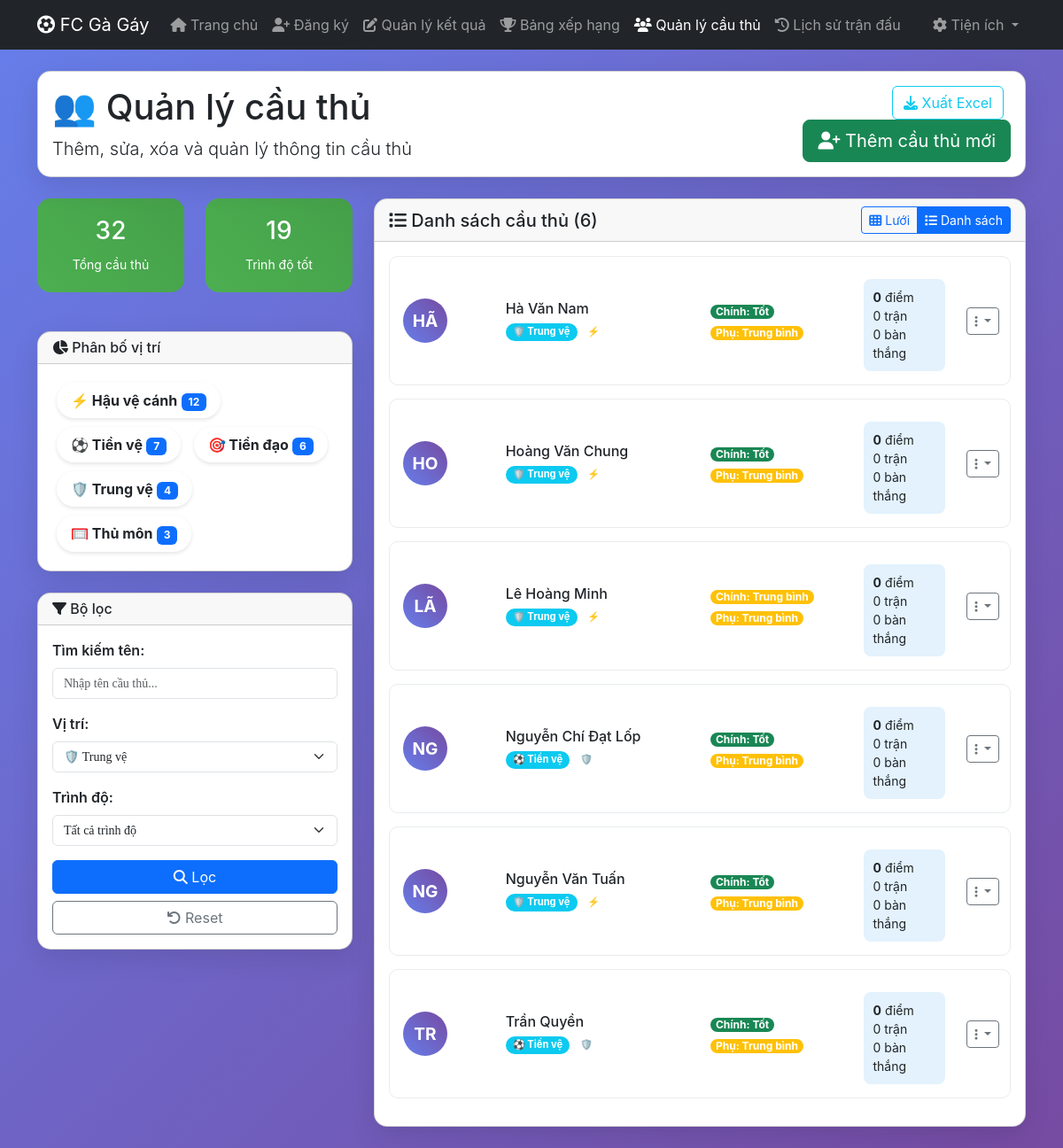
The page /players.php?position=Trung vệ on the database its author committed.
### tables this page shows
CREATE TABLE players (
    id INT AUTO_INCREMENT PRIMARY KEY,
    name VARCHAR(100) NOT NULL,
    main_position ENUM('Thủ môn', 'Trung vệ', 'Hậu vệ cánh', 'Tiền vệ', 'Tiền đạo') NOT NULL,
    secondary_position ENUM('Thủ môn', 'Trung vệ', 'Hậu vệ cánh', 'Tiền vệ', 'Tiền đạo'),
    main_skill ENUM('Tốt', 'Trung bình', 'Yếu') NOT NULL,
    secondary_skill ENUM('Tốt', 'Trung bình', 'Yếu'),
    total_points INT DEFAULT 0,
    total_matches INT DEFAULT 0,
    total_wins INT DEFAULT 0,
    total_goals INT DEFAULT 0,
    total_assists INT DEFAULT 0,
    created_at TIMESTAMP DEFAULT CURRENT_TIMESTAMP,
    updated_at TIMESTAMP DEFAULT CURRENT_TIMESTAMP ON UPDATE CURRENT_TIMESTAMP
);

### config.php (called while the page is built, shortened)
<?php
function formatPosition($position) {
    $positions = [
        'Thủ môn' => '🥅',
        'Trung vệ' => '🛡️',
        'Hậu vệ cánh' => '⚡',
        'Tiền vệ' => '⚽',
        'Tiền đạo' => '🎯'
    ];
    return ($positions[$position] ?? '') . ' ' . $position;
}
function formatSkill($skill) {
    $colors = [
        'Tốt' => 'success',
        'Trung bình' => 'warning',
        'Yếu' => 'secondary'
    ];
    return [
        'text' => $skill,
        'color' => $colors[$skill] ?? 'secondary'
    ];
}
?>

### players.php (the view, shortened to what this page needs)
<?php
require_once 'config.php';
$pdo = DB::getInstance();
$positionFilter = $_GET['position'] ?? '';
$search = $_GET['search'] ?? '';
$whereConditions = [];
$params = [];
if (!empty($positionFilter)) {
    $whereConditions[] = "(main_position = ? OR secondary_position = ?)";
    $params[] = $positionFilter;
    $params[] = $positionFilter;
}
$whereClause = empty($whereConditions) ? '' : 'WHERE ' . implode(' AND ', $whereConditions);
$stmt = $pdo->prepare("
    SELECT * FROM players
    $whereClause
    ORDER BY name ASC
");
$stmt->execute($params);
$players = $stmt->fetchAll();
$stmt = $pdo->query("
    SELECT
        COUNT(*) as total_players,
        COUNT(CASE WHEN main_skill = 'Tốt' THEN 1 END) as good_players,
        COUNT(CASE WHEN main_skill = 'Trung bình' THEN 1 END) as average_players,
        COUNT(CASE WHEN main_skill = 'Yếu' THEN 1 END) as weak_players
    FROM players
");
$stats = $stmt->fetch();
$stmt = $pdo->query("
    SELECT main_position, COUNT(*) as count
    FROM players
    GROUP BY main_position
    ORDER BY count DESC
");
$positionStats = $stmt->fetchAll();
?>
<!DOCTYPE html>
<html lang="vi">
<head>
    <link href="https://cdn.jsdelivr.net/npm/bootstrap@5.3.0/dist/css/bootstrap.min.css" rel="stylesheet">
    <link href="https://cdnjs.cloudflare.com/ajax/libs/font-awesome/6.4.0/css/all.min.css" rel="stylesheet">
</head>
<body class="gradient-bg">
    <nav class="navbar navbar-expand-lg navbar-dark bg-dark">
        <div class="container">
            <a class="navbar-brand" href="index.php">
                <i class="fas fa-futbol"></i> FC Gà Gáy
            </a>
            <div class="collapse navbar-collapse" id="navbarNav">
                <ul class="navbar-nav me-auto">
                    <li class="nav-item">
                        <a class="nav-link" href="index.php">
                            <i class="fas fa-home"></i> Trang chủ
                        </a>
                    </li>
                    <li class="nav-item">
                        <a class="nav-link" href="register.php">
                            <i class="fas fa-user-plus"></i> Đăng ký
                        </a>
                    </li>
                    <li class="nav-item">
                        <a class="nav-link" href="match_result.php">
                            <i class="fas fa-edit"></i> Quản lý kết quả
                        </a>
                    </li>
                    <li class="nav-item">
                        <a class="nav-link" href="leaderboard.php">
                            <i class="fas fa-trophy"></i> Bảng xếp hạng
                        </a>
                    </li>
                    <li class="nav-item">
                        <a class="nav-link active" href="players.php">
                            <i class="fas fa-users"></i> Quản lý cầu thủ
                        </a>
                    </li>
                    <li class="nav-item">
                        <a class="nav-link" href="history.php">
                            <i class="fas fa-history"></i> Lịch sử trận đấu
                        </a>
                    </li>
                </ul>
                <ul class="navbar-nav">
                    <li class="nav-item dropdown">
                        <a class="nav-link dropdown-toggle" href="#" role="button" data-bs-toggle="dropdown">
                            <i class="fas fa-cog"></i> Tiện ích
                        </a>
                    </li>
                </ul>
            </div>
        </div>
    </nav>
    <div class="container py-4">
        <div class="card card-custom mb-4">
            <div class="card-body">
                <div class="row align-items-center">
                    <div class="col-md-8">
                        <h1 class="mb-2">👥 Quản lý cầu thủ</h1>
                        <p class="lead mb-0">Thêm, sửa, xóa và quản lý thông tin cầu thủ</p>
                    </div>
                    <div class="col-md-4 text-end">
                        <button type="button" class="btn btn-success btn-lg" data-bs-toggle="modal" data-bs-target="#addPlayerModal">
                            <i class="fas fa-user-plus"></i> Thêm cầu thủ mới
                        </button>
                    </div>
                </div>
            </div>
        </div>
        <div class="row">
            <div class="col-lg-4">
                <div class="row mb-4">
                    <div class="col-6">
                        <div class="stats-card">
                            <h3><?= $stats['total_players'] ?></h3>
                            <small>Tổng cầu thủ</small>
                        </div>
                    </div>
                    <div class="col-6">
                        <div class="stats-card">
                            <h3><?= $stats['good_players'] ?></h3>
                            <small>Trình độ tốt</small>
                        </div>
                    </div>
                </div>
                <div class="card card-custom mb-4">
                    <div class="card-header">
                        <h6 class="mb-0">
                            <i class="fas fa-chart-pie"></i> Phân bố vị trí
                        </h6>
                    </div>
                    <div class="card-body">
                        <?php foreach ($positionStats as $stat): ?>
                            <div class="position-stat">
                                <strong><?= formatPosition($stat['main_position']) ?></strong>
                                <span class="badge bg-primary"><?= $stat['count'] ?></span>
                            </div>
                        <?php endforeach; ?>
                    </div>
                </div>
                <div class="card card-custom">
                    <div class="card-header">
                        <h6 class="mb-0">
                            <i class="fas fa-filter"></i> Bộ lọc
                        </h6>
                    </div>
                    <div class="card-body">
                        <form method="GET" action="players.php">
                            <div class="mb-3">
                                <label class="form-label">Tìm kiếm tên:</label>
                                <input type="text" class="form-control" name="search" value="<?= htmlspecialchars($search) ?>" placeholder="Nhập tên cầu thủ...">
                            </div>
                            <div class="mb-3">
                                <label class="form-label">Vị trí:</label>
                                <select class="form-select" name="position">
                                    <option value="Trung vệ" <?= $positionFilter === 'Trung vệ' ? 'selected' : '' ?>>🛡️ Trung vệ</option>
                                </select>
                            </div>
                            <div class="mb-3">
                                <label class="form-label">Trình độ:</label>
                                <select class="form-select" name="skill">
                                    <option value="">Tất cả trình độ</option>
                                </select>
                            </div>
                            <div class="d-grid gap-2">
                                <button type="submit" class="btn btn-primary">
                                    <i class="fas fa-search"></i> Lọc
                                </button>
                                <a href="players.php" class="btn btn-outline-secondary">
                                    <i class="fas fa-undo"></i> Reset
                                </a>
                            </div>
                        </form>
                    </div>
                </div>
            </div>
            <div class="col-lg-8">
                <div class="card card-custom">
                    <div class="card-header d-flex justify-content-between align-items-center">
                        <h5 class="mb-0">
                            <i class="fas fa-list"></i> Danh sách cầu thủ (<?= count($players) ?>)
                        </h5>
                        <div class="btn-group">
                            <button class="btn btn-sm btn-outline-primary" onclick="toggleView('grid')" id="gridViewBtn">
                                <i class="fas fa-th"></i> Lưới
                            </button>
                            <button class="btn btn-sm btn-outline-primary active" onclick="toggleView('list')" id="listViewBtn">
                                <i class="fas fa-list"></i> Danh sách
                            </button>
                        </div>
                    </div>
                    <div class="card-body">
                        <?php if (empty($players)): ?>
                            <div class="text-center py-5">
                                <i class="fas fa-users fa-3x text-muted mb-3"></i>
                                <h5 class="text-muted">Không tìm thấy cầu thủ nào</h5>
                                <p class="text-muted">Thử thay đổi bộ lọc hoặc thêm cầu thủ mới</p>
                            </div>
                        <?php else: ?>
                            <div id="playersList">
                                <?php foreach ($players as $player): ?>
                                    <div class="player-card">
                                        <div class="row align-items-center">
                                            <div class="col-md-2">
                                                <div class="player-avatar">
                                                    <?= strtoupper(substr($player['name'], 0, 2)) ?>
                                                </div>
                                            </div>
                                            <div class="col-md-4">
                                                <h6 class="mb-1"><?= htmlspecialchars($player['name']) ?></h6>
                                                <div class="small text-muted">
                                                    <span class="badge bg-info position-badge">
                                                        <?= formatPosition($player['main_position']) ?>
                                                    </span>
                                                    <?php if ($player['secondary_position']): ?>
                                                        <span class="badge bg-outline-info position-badge">
                                                            <?= formatPosition($player['secondary_position']) ?>
                                                        </span>
                                                    <?php endif; ?>
                                                </div>
                                            </div>
                                            <div class="col-md-3">
                                                <?php $skill = formatSkill($player['main_skill']); ?>
                                                <span class="badge bg-<?= $skill['color'] ?> skill-badge">
                                                    Chính: <?= $skill['text'] ?>
                                                </span>
                                                <?php if ($player['secondary_skill']): ?>
                                                    <?php $secSkill = formatSkill($player['secondary_skill']); ?>
                                                    <br><span class="badge bg-<?= $secSkill['color'] ?> skill-badge mt-1">
                                                        Phụ: <?= $secSkill['text'] ?>
                                                    </span>
                                                <?php endif; ?>
                                            </div>
                                            <div class="col-md-2">
                                                <div class="player-stats small">
                                                    <div><strong><?= $player['total_points'] ?></strong> điểm</div>
                                                    <div><?= $player['total_matches'] ?> trận</div>
                                                    <div><?= $player['total_goals'] ?> bàn thắng</div>
                                                </div>
                                            </div>
                                            <div class="col-md-1">
                                                <div class="dropdown">
                                                    <button class="btn btn-sm btn-outline-secondary dropdown-toggle" data-bs-toggle="dropdown">
                                                        <i class="fas fa-ellipsis-v"></i>
                                                    </button>
                                                </div>
                                            </div>
                                        </div>
                                    </div>
                                <?php endforeach; ?>
                            </div>
                        <?php endif; ?>
                    </div>
                </div>
            </div>
        </div>
    </div>
</body>
</html>

### players.php (style rules this page uses)
* { font-family: -apple-system, BlinkMacSystemFont, "Segoe UI", Roboto, "Helvetica Neue", Arial, "Noto Sans", sans-serif, "Apple Color Emoji", "Segoe UI Emoji", "Segoe UI Symbol", "Noto Color Emoji"; }
input, select, textarea { font-family: 'Times New Roman', Times, serif; !important; font-size: 14px !important; line-height: 1.5 !important; text-transform: none; }
.form-control, .form-select { font-family: 'Times New Roman', Times, serif; !important; -webkit-font-smoothing: antialiased; -moz-osx-font-smoothing: grayscale; text-transform: none; }
.gradient-bg { background: linear-gradient(135deg, #667eea 0%, #764ba2 100%); min-height: 100vh; }
.card-custom { border-radius: 15px; box-shadow: 0 10px 30px rgba(0,0,0,0.1); }
.player-card { border: 1px solid #e9ecef; border-radius: 10px; padding: 15px; margin-bottom: 15px; background: white; transition: all 0.3s ease; }
.position-badge { font-size: 0.8em; padding: 4px 8px; border-radius: 12px; }
.skill-badge { font-size: 0.75em; padding: 2px 6px; border-radius: 8px; }
.stats-card { background: linear-gradient(45deg, #4CAF50, #45a049); color: white; border-radius: 15px; padding: 20px; text-align: center; margin-bottom: 20px; }
.player-avatar { width: 50px; height: 50px; border-radius: 50%; background: linear-gradient(45deg, #667eea, #764ba2); display: flex; align-items: center; justify-content: center; color: white; font-weight: bold; font-size: 1.2em; }
.form-label { font-weight: 600; }
.player-stats { background: #e3f2fd; border-radius: 8px; padding: 10px; margin-top: 10px; }
.position-stat { display: inline-block; background: white; border-radius: 20px; padding: 8px 16px; margin: 5px; box-shadow: 0 2px 4px rgba(0,0,0,0.1); }

### rows shown on the page
players: name "HÃ", name "Hà Văn Nam", main_position "🛡️ Trung vệ", secondary_position "⚡ Hậu vệ cánh", main_skill "Tốt", secondary_skill "Trung bình", total_points "0", total_matches "0", total_goals "0"
players: name "HO", name "Hoàng Văn Chung", main_position "🛡️ Trung vệ", secondary_position "⚡ Hậu vệ cánh", main_skill "Tốt", secondary_skill "Trung bình", total_points "0", total_matches "0", total_goals "0"
players: name "LÃ", name "Lê Hoàng Minh", main_position "🛡️ Trung vệ", secondary_position "⚡ Hậu vệ cánh", main_skill "Trung bình", secondary_skill "Trung bình", total_points "0", total_matches "0", total_goals "0"
players: name "NG", name "Nguyễn Chí Đạt Lốp", main_position "⚽ Tiền vệ", secondary_position "🛡️ Trung vệ", main_skill "Tốt", secondary_skill "Trung bình", total_points "0", total_matches "0", total_goals "0"
players: name "NG", name "Nguyễn Văn Tuấn", main_position "🛡️ Trung vệ", secondary_position "⚡ Hậu vệ cánh", main_skill "Tốt", secondary_skill "Trung bình", total_points "0", total_matches "0", total_goals "0"
players: name "TR", name "Trần Quyền", main_position "⚽ Tiền vệ", secondary_position "🛡️ Trung vệ", main_skill "Tốt", secondary_skill "Trung bình", total_points "0", total_matches "0", total_goals "0"

### other values the page prints
$stats['total_players'] "32"
$stats['good_players'] "19"
formatPosition($stat['main_position']) "⚡ Hậu vệ cánh"
$stat['count'] "12"
formatPosition($stat['main_position']) "⚽ Tiền vệ"
$stat['count'] "7"
formatPosition($stat['main_position']) "🎯 Tiền đạo"
$stat['count'] "6"
formatPosition($stat['main_position']) "🛡️ Trung vệ"
$stat['count'] "4"
formatPosition($stat['main_position']) "🥅 Thủ môn"
$stat['count'] "3"
count($players) "6"
